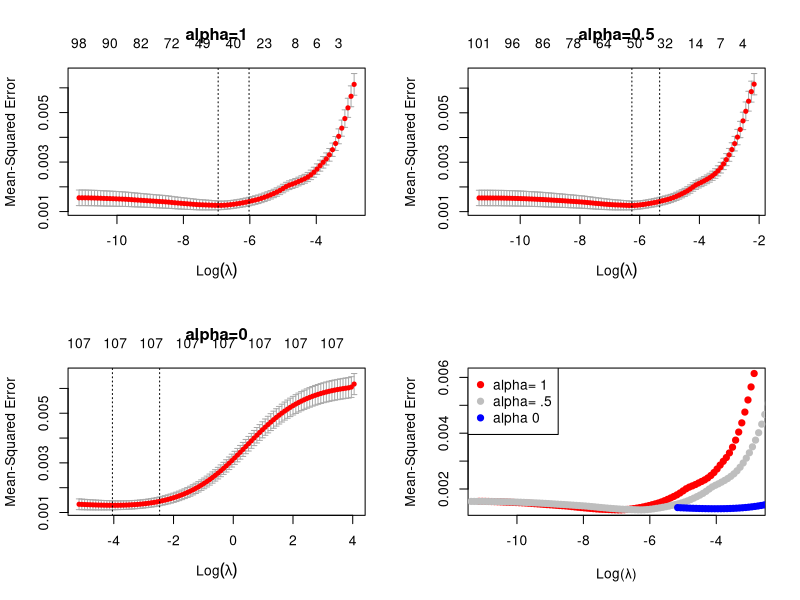
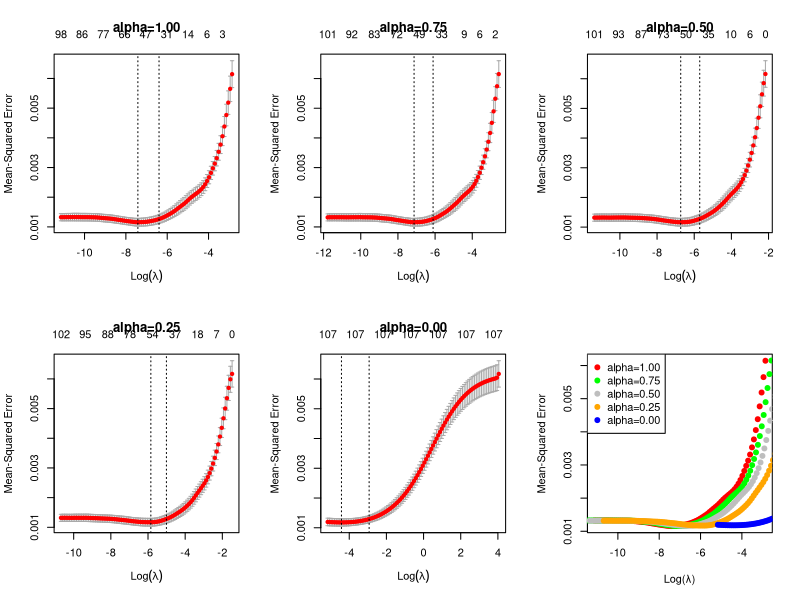

These charts were generated, in order, by the following R code: (Note: a time limit stopped this script after it produced the figures.)
## ---- chunk 1
knitr::opts_chunk$set(echo = TRUE)
## ---- chunk 2
library(dplyr)
library(ggplot2)
## ---- chunk 3
library(readr)
dataset <- read_csv("dataset.csv")
head(dataset)
## ---- chunk 4
library(caret)
nzv <- nearZeroVar(dataset, saveMetrics = FALSE)
dataset <- dataset[, -nzv]
## ---- chunk 5
set.seed(123) # for reproducibility
sample_index <- sample(1:nrow(dataset), 0.7*nrow(dataset))
train_data <- dataset[sample_index, ]
test_data <- dataset[-sample_index, ]
## ---- chunk 6
install.packages("glmnet")
## ---- chunk 7
library(glmnet)
y <- train_data$tmg
x <- train_data %>% select(-name,-tmg) %>% as.matrix()
## ---- chunk 8
library(caret)
scaled_x <- preProcess(x, method = c("center", "scale"))
x <- predict(scaled_x, x)
## ---- chunk 9
# Elastic Net model
set.seed(123)
cv_model <- cv.glmnet(x, y, alpha = 0.5) # alpha=0.5 indicates Elastic Net
best_lambda <- cv_model$lambda.min
model_en <- glmnet(x, y, alpha = 0.5, lambda = best_lambda)
print(model_en)
## ---- chunk 10

foldid <- sample(1:10, size = length(y), replace = TRUE)
cv1  <- cv.glmnet(x, y, foldid = foldid, alpha = 1)
cv.5 <- cv.glmnet(x, y, foldid = foldid, alpha = 0.5)
cv0  <- cv.glmnet(x, y, foldid = foldid, alpha = 0)

par(mfrow = c(2,2))
plot(cv1);
title("alpha=1")
plot(cv.5, );
title("alpha=0.5")
plot(cv0)
title("alpha=0")
plot(log(cv1$lambda)   , cv1$cvm , pch = 19, col = "red", xlab = "Log(λ)", ylab = cv1$name)
points(log(cv.5$lambda), cv.5$cvm, pch = 19, col = "grey")
points(log(cv0$lambda) , cv0$cvm , pch = 19, col = "blue")
legend("topleft", legend = c("alpha= 1", "alpha= .5", "alpha 0"), pch = 19, col = c("red","grey","blue"))

## ---- chunk 11
foldid <- sample(1:10, size = length(y), replace = TRUE)
cv1.00 <- cv.glmnet(x, y, foldid = foldid, alpha = 1.00)
cv0.75 <- cv.glmnet(x, y, foldid = foldid, alpha = 0.75)
cv0.50 <- cv.glmnet(x, y, foldid = foldid, alpha = 0.50)
cv0.25 <- cv.glmnet(x, y, foldid = foldid, alpha = 0.25)
cv0.00 <- cv.glmnet(x, y, foldid = foldid, alpha = 0.00)

par(mfrow = c(2,3))
plot(cv1.00); title("alpha=1.00")
plot(cv0.75); title("alpha=0.75")
plot(cv0.50); title("alpha=0.50")
plot(cv0.25); title("alpha=0.25")
plot(cv0.00); title("alpha=0.00")
plot(log(cv1.00$lambda), cv1.00$cvm , pch = 19, col = "red", xlab = "Log(λ)", ylab = cv1$name)
points(log(cv0.75$lambda), cv0.75$cvm, pch = 19, col = "green")
points(log(cv0.50$lambda), cv0.50$cvm, pch = 19, col = "grey")
points(log(cv0.25$lambda), cv0.25$cvm, pch = 19, col = "orange")
points(log(cv0.00$lambda), cv0.00$cvm, pch = 19, col = "blue")
alphas = c("alpha=1.00", "alpha=0.75", "alpha=0.50", "alpha=0.25", "alpha=0.00")
legend("topleft", legend = alphas, pch = 19, col = c("red","green","grey","orange","blue"))
cvm=c(min(cv1.00$cvm), min(cv0.75$cvm), min(cv0.50$cvm), min(cv0.25$cvm), min(cv0.00$cvm))
loglambda=c(log(cv1.00$lambda[which.min(cv1.00$cvm)]),log(cv0.75$lambda[which.min(cv0.75$cvm)]), log(cv0.50$lambda[which.min(cv0.50$cvm)]), log(cv0.25$lambda[which.min(cv0.25$cvm)]), log(cv0.00$lambda[which.min(cv0.00$cvm)]))
data.frame(alphas=alphas, CVM=cvm, minCVMLogLambda=loglambda)
## ---- chunk 12
# install.packages("parallel")
library(parallel)
## ---- chunk 13
foldid <- sample(1:10, size = length(y), replace = TRUE)
test_alpha <- function(alpha){
  net <- cv.glmnet(x, y, foldid = foldid, alpha = alpha)
  per05 <- apply(cbind(a=net$cvm, b=log(net$lambda)), 2, quantile, probs = 0.05)
  per10 <- apply(cbind(a=net$cvm, b=log(net$lambda)), 2, quantile, probs = 0.10)
  per15 <- apply(cbind(a=net$cvm, b=log(net$lambda)), 2, quantile, probs = 0.15)
  per20 <- apply(cbind(a=net$cvm, b=log(net$lambda)), 2, quantile, probs = 0.20)
  
  return(data.frame(
    alpha=alpha,
    minCVM=min(net$cvm),
    bestLambda=log(net$lambda[which.min(net$cvm)]),
    per05CVM=per05[1],
    per10CVM=per10[1],
    per15CVM=per15[1],
    per20CVM=per20[1]
  ))
}
test_alphas <- seq(from = 0, to = 1, length.out = 1000)
test_results <- bind_rows(mclapply(test_alphas, test_alpha, mc.cores=32))
# test_results <- bind_rows(lapply(test_alphas, test_alpha))
## ---- chunk 14
print(test_results)
test_results
# par(mfrow = c(2, 1))
plot(x=test_results$alpha, y=test_results$bestLambda, ylab="bestLambda")
plot(x=test_results$alpha, y=test_results$minCVM, ylab="00 percentile")
# plot(x=test_results$alpha, y=test_results$per05CVM, ylab="05 percentile")
# plot(x=test_results$alpha, y=test_results$per10CVM, ylab="10 percentile")
# plot(x=test_results$alpha, y=test_results$per15CVM, ylab="15 percentile")
# plot(x=test_results$alpha, y=test_results$per20CVM, ylab="20 percentile")
## ---- chunk 15
# The variable importance is inferred from the coefficients
calculate_top_importance <- function(model, top_n){
  c <- coef(model)
  predictor <- c  %>% rownames()
  importance <- c %>% as.matrix()
  importance <- data.frame(predictor,importance)
  rownames(importance) <- NULL
  names(importance)[2] <- "importance"
  importance<-importance[-1,] # Exclude intercept
  importance <- importance[order(-importance$importance), ]
  importance <- head(importance, top_n)
  return(importance)
}
alpha0 <- cv.glmnet(x, y, foldid = foldid, alpha = 0.00)
alpha1 <- cv.glmnet(x, y, foldid = foldid, alpha = 1.00)
top0 <- calculate_top_importance(alpha0, 20)
top1 <- calculate_top_importance(alpha1, 20)
## ---- chunk 16
library(dplyr)
library(ggplot2)
plot_importance <- function(importance){
  plot_perm <-importance  %>%  mutate(predictor = factor(predictor, levels = rev(unique(predictor)))) %>%
    ggplot()+
    geom_col(aes(y=predictor,x=importance),fill='darkblue', color='gray')+
    ggtitle("Top 20 predictor importance using glmnet")+
    theme_minimal()
  return(plot_perm)
}
plot_importance(top0)
plot_importance(top1)
## ---- chunk 17
x_test <- test_data %>% select(-name,-tmg) %>% as.matrix()
y_test <- test_data$tmg

x_test <-predict(scaled_x, x_test)

predictions <- predict(model_en, s = best_lambda, newx = x_test)
# Compute the RMSE (Root Mean Square Error)
RMSE <- sqrt(mean((predictions - y_test)^2))
print(RMSE)
## ---- chunk 18

results <- data.frame(Reference = y_test, Predicted = as.vector(predictions))
ggplot(results, aes(x = Reference, y = Predicted)) +
  geom_point(color='blue') +
  geom_abline(intercept = 0, slope = 1, color='red') +
  ggtitle("Predicted vs Reference values") +
  xlab("Reference Values") +
  ylab("Predicted Values") +
  theme_bw()

## ---- chunk 19
# install.packages("gridExtra")
library(gridExtra)

plot_column <- function(column, importance){
  results <- data.frame(x = dataset$tmg, y = dataset[[column]])
  plt <- ggplot(results, aes(x = x, y = y)) +
    geom_point(color='blue') +
    ggtitle(paste0("Importance:", importance)) +
     xlab("") +
    ylab(column) +
    theme_bw()
  return(plt)  
}

plot_important <- function(important, title, n_to_plot=6, columns=2) grid.arrange(top=title, grobs = mclapply(important$predictor[1:n_to_plot], plot_column, importance=important$importance[1:n_to_plot]), ncol = columns)

# plot_list1 <- lapply(top1$predictor[1:6], plot_column)
# grid.arrange(top="Alpha=1", grobs = plot_list1, ncol = 2)

# plot_list0 <- lapply(top0$predictor[1:6], plot_column)
# grid.arrange(top="Alpha=0", grobs = plot_list0, ncol = 2)
top0
pdf("combined_plot.pdf", width = 14, height = 20)
plot_important(top0, n_to_plot=20, "Alpha=0")
plot_important(top1, n_to_plot=20, "Alpha=1")
dev.off()
## ---- chunk 20
dataset$coordc_ni_11
